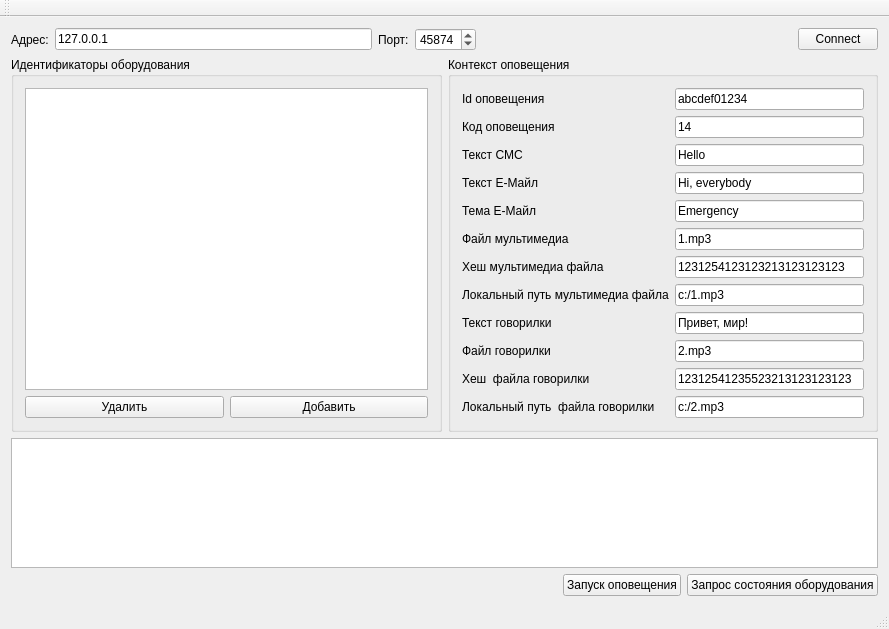
<?xml version="1.0" encoding="UTF-8"?>
<ui version="4.0">
 <class>HardwareClientTestMainWindow</class>
 <widget class="QMainWindow" name="HardwareClientTestMainWindow">
  <property name="geometry">
   <rect>
    <x>0</x>
    <y>0</y>
    <width>889</width>
    <height>629</height>
   </rect>
  </property>
  <property name="windowTitle">
   <string>HardwareClientTestMainWindow</string>
  </property>
  <widget class="QWidget" name="centralWidget">
   <layout class="QVBoxLayout" name="verticalLayout_2">
    <item>
     <layout class="QHBoxLayout" name="horizontalLayout_4">
      <item>
       <widget class="QLabel" name="label_13">
        <property name="text">
         <string>Адрес:</string>
        </property>
       </widget>
      </item>
      <item>
       <widget class="QLineEdit" name="lineEditAddress">
        <property name="text">
         <string>127.0.0.1</string>
        </property>
       </widget>
      </item>
      <item>
       <widget class="QLabel" name="label_14">
        <property name="text">
         <string>Порт:</string>
        </property>
       </widget>
      </item>
      <item>
       <widget class="QSpinBox" name="spinBoxPort">
        <property name="maximum">
         <number>65535</number>
        </property>
        <property name="value">
         <number>45874</number>
        </property>
       </widget>
      </item>
      <item>
       <spacer name="horizontalSpacer_2">
        <property name="orientation">
         <enum>Qt::Horizontal</enum>
        </property>
        <property name="sizeHint" stdset="0">
         <size>
          <width>40</width>
          <height>20</height>
         </size>
        </property>
       </spacer>
      </item>
      <item>
       <widget class="QPushButton" name="pushButtonConnectDisconnect">
        <property name="text">
         <string>Connect</string>
        </property>
       </widget>
      </item>
     </layout>
    </item>
    <item>
     <layout class="QHBoxLayout" name="horizontalLayout_3">
      <item>
       <widget class="QGroupBox" name="groupBox_2">
        <property name="title">
         <string>Идентификаторы оборудования</string>
        </property>
        <layout class="QVBoxLayout" name="verticalLayout">
         <item>
          <widget class="QTreeView" name="treeView">
           <property name="indentation">
            <number>0</number>
           </property>
          </widget>
         </item>
         <item>
          <layout class="QHBoxLayout" name="horizontalLayout">
           <item>
            <widget class="QPushButton" name="pushButtonDeleteId">
             <property name="text">
              <string>Удалить</string>
             </property>
            </widget>
           </item>
           <item>
            <widget class="QPushButton" name="pushButtonAddId">
             <property name="text">
              <string>Добавить</string>
             </property>
            </widget>
           </item>
          </layout>
         </item>
        </layout>
       </widget>
      </item>
      <item>
       <widget class="QGroupBox" name="groupBox">
        <property name="title">
         <string>Контекст оповещения</string>
        </property>
        <layout class="QFormLayout" name="formLayout_2">
         <item row="0" column="0">
          <widget class="QLabel" name="label">
           <property name="text">
            <string>Id оповещения</string>
           </property>
          </widget>
         </item>
         <item row="0" column="1">
          <widget class="QLineEdit" name="lineEditNotifyId">
           <property name="text">
            <string>abcdef01234</string>
           </property>
          </widget>
         </item>
         <item row="1" column="0">
          <widget class="QLabel" name="label_10">
           <property name="text">
            <string>Код оповещения</string>
           </property>
          </widget>
         </item>
         <item row="1" column="1">
          <widget class="QLineEdit" name="lineEditNotifyCode">
           <property name="text">
            <string>14</string>
           </property>
          </widget>
         </item>
         <item row="2" column="0">
          <widget class="QLabel" name="label_2">
           <property name="text">
            <string>Текст СМС</string>
           </property>
          </widget>
         </item>
         <item row="2" column="1">
          <widget class="QLineEdit" name="lineEditSmsText">
           <property name="text">
            <string>Hello</string>
           </property>
          </widget>
         </item>
         <item row="3" column="0">
          <widget class="QLabel" name="label_3">
           <property name="text">
            <string>Текст Е-Майл</string>
           </property>
          </widget>
         </item>
         <item row="3" column="1">
          <widget class="QLineEdit" name="lineEditEmailBody">
           <property name="text">
            <string>Hi, everybody</string>
           </property>
          </widget>
         </item>
         <item row="4" column="0">
          <widget class="QLabel" name="label_4">
           <property name="text">
            <string>Тема Е-Майл</string>
           </property>
          </widget>
         </item>
         <item row="4" column="1">
          <widget class="QLineEdit" name="lineEditEmailSubject">
           <property name="text">
            <string>Emergency</string>
           </property>
          </widget>
         </item>
         <item row="5" column="0">
          <widget class="QLabel" name="label_5">
           <property name="text">
            <string>Файл мультимедиа</string>
           </property>
          </widget>
         </item>
         <item row="5" column="1">
          <widget class="QLineEdit" name="lineEditMultimediaFileName">
           <property name="text">
            <string>1.mp3</string>
           </property>
          </widget>
         </item>
         <item row="6" column="0">
          <widget class="QLabel" name="label_6">
           <property name="text">
            <string>Хеш мультимедиа файла</string>
           </property>
          </widget>
         </item>
         <item row="6" column="1">
          <widget class="QLineEdit" name="lineEditMultimediaFileHash">
           <property name="text">
            <string>1231254123123213123123123</string>
           </property>
          </widget>
         </item>
         <item row="7" column="0">
          <widget class="QLabel" name="label_7">
           <property name="text">
            <string>Локальный путь мультимедиа файла</string>
           </property>
          </widget>
         </item>
         <item row="7" column="1">
          <widget class="QLineEdit" name="lineEditMultimediaLocalPath">
           <property name="text">
            <string>c:/1.mp3</string>
           </property>
          </widget>
         </item>
         <item row="8" column="0">
          <widget class="QLabel" name="label_8">
           <property name="text">
            <string>Текст говорилки</string>
           </property>
          </widget>
         </item>
         <item row="8" column="1">
          <widget class="QLineEdit" name="lineEditSynthText">
           <property name="text">
            <string>Привет, мир!</string>
           </property>
          </widget>
         </item>
         <item row="9" column="0">
          <widget class="QLabel" name="label_9">
           <property name="text">
            <string>Файл говорилки</string>
           </property>
          </widget>
         </item>
         <item row="9" column="1">
          <widget class="QLineEdit" name="lineEditSynthFileName">
           <property name="text">
            <string>2.mp3</string>
           </property>
          </widget>
         </item>
         <item row="10" column="0">
          <widget class="QLabel" name="label_11">
           <property name="text">
            <string>Хеш  файла говорилки</string>
           </property>
          </widget>
         </item>
         <item row="10" column="1">
          <widget class="QLineEdit" name="lineEditSynthFileHash">
           <property name="text">
            <string>12312541235523213123123123</string>
           </property>
          </widget>
         </item>
         <item row="11" column="0">
          <widget class="QLabel" name="label_12">
           <property name="text">
            <string>Локальный путь  файла говорилки</string>
           </property>
          </widget>
         </item>
         <item row="11" column="1">
          <widget class="QLineEdit" name="lineEditSynthLocalPath">
           <property name="text">
            <string>c:/2.mp3</string>
           </property>
          </widget>
         </item>
        </layout>
       </widget>
      </item>
     </layout>
    </item>
    <item>
     <widget class="QPlainTextEdit" name="plainTextEdit"/>
    </item>
    <item>
     <layout class="QHBoxLayout" name="horizontalLayout_2">
      <item>
       <spacer name="horizontalSpacer">
        <property name="orientation">
         <enum>Qt::Horizontal</enum>
        </property>
        <property name="sizeHint" stdset="0">
         <size>
          <width>40</width>
          <height>20</height>
         </size>
        </property>
       </spacer>
      </item>
      <item>
       <widget class="QPushButton" name="pushButtonStartNotify">
        <property name="text">
         <string>Запуск оповещения</string>
        </property>
       </widget>
      </item>
      <item>
       <widget class="QPushButton" name="pushButtonRequestHardwareStatuses">
        <property name="text">
         <string>Запрос состояния оборудования</string>
        </property>
       </widget>
      </item>
     </layout>
    </item>
   </layout>
  </widget>
  <widget class="QMenuBar" name="menuBar">
   <property name="geometry">
    <rect>
     <x>0</x>
     <y>0</y>
     <width>889</width>
     <height>21</height>
    </rect>
   </property>
  </widget>
  <widget class="QToolBar" name="mainToolBar">
   <attribute name="toolBarArea">
    <enum>TopToolBarArea</enum>
   </attribute>
   <attribute name="toolBarBreak">
    <bool>false</bool>
   </attribute>
  </widget>
  <widget class="QStatusBar" name="statusBar"/>
 </widget>
 <layoutdefault spacing="6" margin="11"/>
 <resources/>
 <connections/>
</ui>
